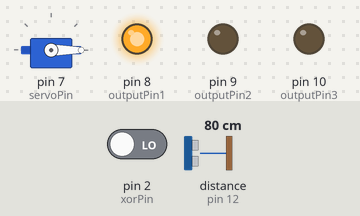
A sketch run on a simulated Arduino Uno, built with avr-gcc and run on an emulated ATmega328P. Parts: servo, output pins drawn as LEDs (lit = HIGH). Wiring (inferred from the names in the program): ultrasonic range finder: trigger pin 13; echo pin 12. Inputs (shaded band) come from the test bench; at power-on: distance to the obstacle (sensor on pin 12) 80 cm, pin 2 (xorPin) LOW. The echo pulse lasts 58.3 µs per cm; pins used as bus, display or sensor lines are not drawn.

Above: at 1.2 s.
1.3 s: distance to the obstacle (sensor on pin 12) set to 4 cm
At 1.8 s:
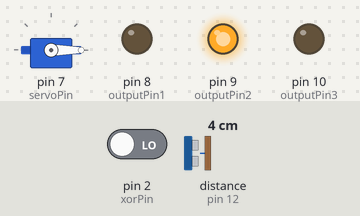
2.8 s: pin 2 (xorPin) driven HIGH
At 3.4 s:
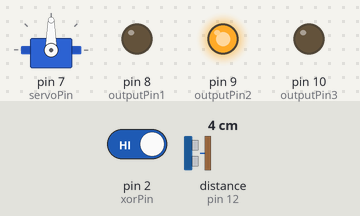
4.3 s: distance to the obstacle (sensor on pin 12) set to 2 cm
At 5.0 s:
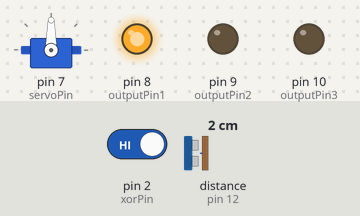
5.8 s: distance to the obstacle (sensor on pin 12) set to 9 cm
At 6.4 s:
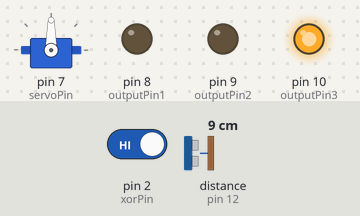
7.3 s: pin 2 (xorPin) driven LOW
At 8.2 s:
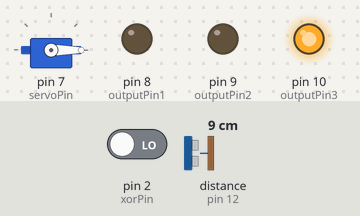
8.8 s: distance to the obstacle (sensor on pin 12) set to 35 cm
At 9.9 s:
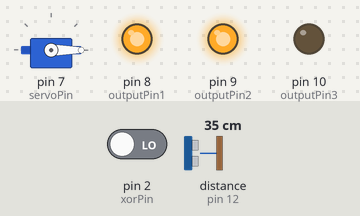
Timing chart, 0 to 11.3 s (numbered marks = the images above; inputs shaded):
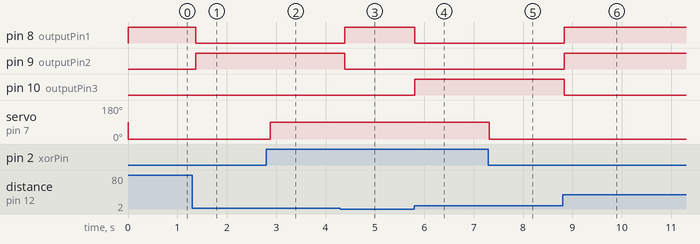

Measured:
- after the input at 1.3 s, pin 8 (outputPin1): HIGH → LOW after 0.07 s; pin 9 (outputPin2): LOW → HIGH after 0.07 s
- after the input at 2.8 s, servo on pin 7 (servoPin): 0° → 90° after 0.08 s
- after the input at 4.3 s, pin 8 (outputPin1): LOW → HIGH after 0.09 s; pin 9 (outputPin2): HIGH → LOW after 0.09 s
- after the input at 5.8 s, pin 8 (outputPin1): HIGH → LOW at once; pin 10 (outputPin3): LOW → HIGH at once
- after the input at 7.3 s, servo on pin 7 (servoPin): 90° → 0° at once
- after the input at 8.8 s, pin 8 (outputPin1), pin 9 (outputPin2): LOW → HIGH at once; pin 10 (outputPin3): HIGH → LOW at once

The sketch:

pruebaDisplay.ino
```cpp
#include <Servo.h>

Servo miServo;
const int trigPin = 13;
const int echoPin = 12;
const int outputPin1 = 8;  // Primer pin de salida en código Gray
const int outputPin2 = 9;  // Segundo pin de salida en código Gray
const int outputPin3 = 10; // Tercer pin de salida en código Gray
const int servoPin = 7;
const int xorPin = 2;

int duracion;
float distanciaReal;

void setup() {
  Serial.begin(9600);
  miServo.attach(servoPin);
  pinMode(xorPin, INPUT);
  pinMode(trigPin, OUTPUT);
  pinMode(echoPin, INPUT);
  pinMode(outputPin1, OUTPUT);
  pinMode(outputPin2, OUTPUT);
  pinMode(outputPin3, OUTPUT);
}

void grayEncode(int distance) {
  // Convierte el valor de distancia a código Gray
  int grayCode = (distance >> 1) ^ distance;

  // Escribe el código Gray en los pines de salida
  digitalWrite(outputPin1, (grayCode & 0b001) > 0);
  digitalWrite(outputPin2, (grayCode & 0b010) > 0);
  digitalWrite(outputPin3, (grayCode & 0b100) > 0);
}

void loop() {
  digitalWrite(trigPin, LOW);
  delayMicroseconds(2);
  digitalWrite(trigPin, HIGH);
  delayMicroseconds(10);
  digitalWrite(trigPin, LOW);

  duracion = pulseIn(echoPin, HIGH);
  distanciaReal = duracion * 0.034 / 2;

  // Llama a la función para codificar y enviar el código Gray
  grayEncode(distanciaReal);

  int estadoCompuerta = digitalRead(xorPin);

  if (estadoCompuerta == HIGH) {
    // Activa el servo moviéndolo a una posición específica (por ejemplo, 90 grados)
    miServo.write(90);
  } else {
    // Desactiva el servo moviéndolo a otra posición (por ejemplo, 0 grados)
    miServo.write(0);
  }

  delay(100);  // Añade una pequeña pausa para evitar lecturas rápidas y movimientos bruscos
}
```
